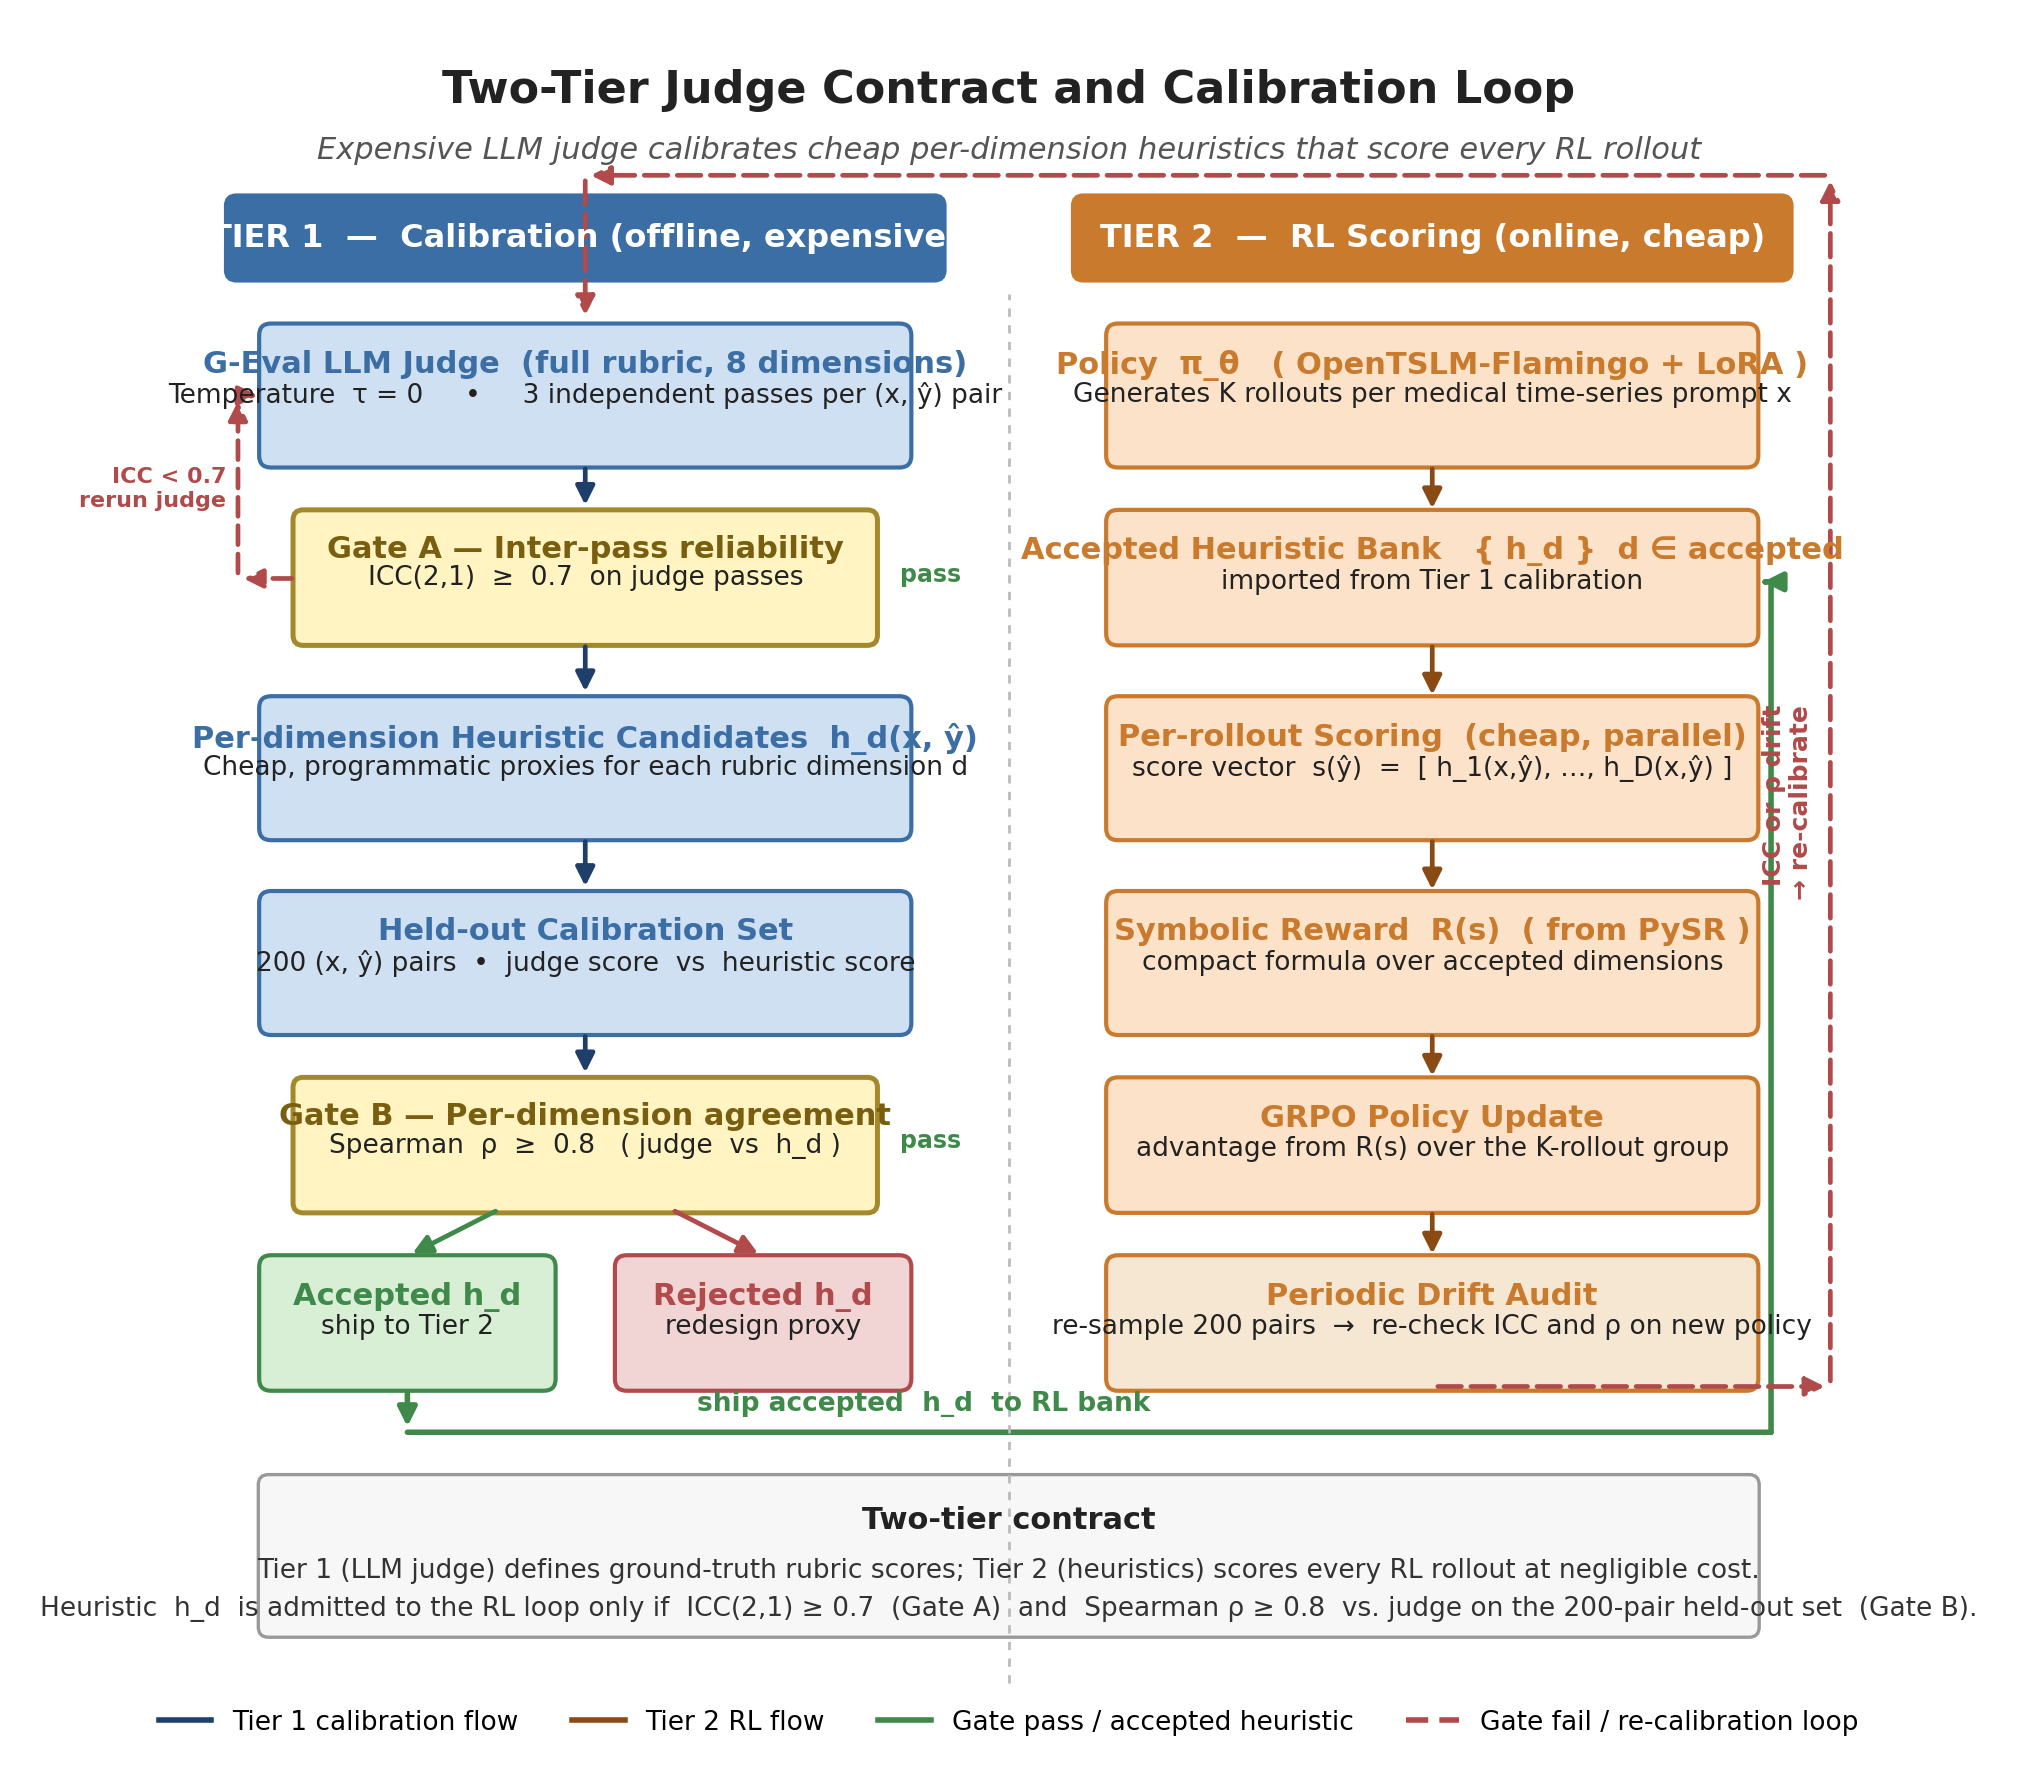

Source code (Python):
"""
fig_003: Two-Tier Judge Contract and Calibration Loop
Shows the calibration relationship between the full G-Eval LLM judge
and the lightweight per-dimension heuristics used during RL.
"""

import matplotlib.pyplot as plt
from matplotlib.patches import FancyBboxPatch, FancyArrowPatch
from matplotlib.lines import Line2D

# ------------------------------------------------------------
# Palette (muted blue / muted orange + neutrals)
# ------------------------------------------------------------
BLUE_FILL = "#cfe0f3"
BLUE_EDGE = "#3b6ea5"
BLUE_DARK = "#1f3f6b"

ORANGE_FILL = "#fbe2c8"
ORANGE_EDGE = "#c97a2c"
ORANGE_DARK = "#8a4a13"

GATE_FILL = "#fff4c2"
GATE_EDGE = "#a4892c"

FAIL_RED = "#b14a4a"
OK_GREEN = "#3f8a4a"
NEUTRAL = "#444444"

# ------------------------------------------------------------
# Figure / axes
# ------------------------------------------------------------
fig, ax = plt.subplots(figsize=(14, 11), dpi=200)
ax.set_xlim(0, 100)
ax.set_ylim(0, 100)
ax.set_aspect("equal")
ax.axis("off")
fig.patch.set_facecolor("white")

# ------------------------------------------------------------
# Title
# ------------------------------------------------------------
ax.text(50, 97,
        "Two-Tier Judge Contract and Calibration Loop",
        ha="center", va="center",
        fontsize=16, fontweight="bold", color="#222222")
ax.text(50, 93.5,
        "Expensive LLM judge calibrates cheap per-dimension heuristics that score every RL rollout",
        ha="center", va="center",
        fontsize=11, color="#555555", style="italic")

# ------------------------------------------------------------
# Column headers
# ------------------------------------------------------------
# Left column: Calibration tier
ax.add_patch(FancyBboxPatch((4, 86), 42, 4.6,
                            boxstyle="round,pad=0.2,rounding_size=0.6",
                            linewidth=1.6, edgecolor=BLUE_EDGE,
                            facecolor=BLUE_EDGE))
ax.text(25, 88.3, "TIER 1  —  Calibration (offline, expensive)",
        ha="center", va="center", fontsize=11.5, fontweight="bold", color="white")

# Right column: RL tier
ax.add_patch(FancyBboxPatch((54, 86), 42, 4.6,
                            boxstyle="round,pad=0.2,rounding_size=0.6",
                            linewidth=1.6, edgecolor=ORANGE_EDGE,
                            facecolor=ORANGE_EDGE))
ax.text(75, 88.3, "TIER 2  —  RL Scoring (online, cheap)",
        ha="center", va="center", fontsize=11.5, fontweight="bold", color="white")

# Column divider
ax.add_line(Line2D([50, 50], [3, 85], linestyle=(0, (3, 3)),
                   color="#bbbbbb", linewidth=1.0))

# ------------------------------------------------------------
# Helper: rounded labelled box
# ------------------------------------------------------------
def box(x, y, w, h, title, body, fill, edge, title_color=None,
        title_size=11, body_size=9.5):
    ax.add_patch(FancyBboxPatch((x, y), w, h,
                                boxstyle="round,pad=0.25,rounding_size=0.7",
                                linewidth=1.5, edgecolor=edge,
                                facecolor=fill))
    ax.text(x + w / 2, y + h - 1.3, title,
            ha="center", va="top",
            fontsize=title_size, fontweight="bold",
            color=title_color or edge)
    ax.text(x + w / 2, y + h - 3.2, body,
            ha="center", va="top",
            fontsize=body_size, color="#222222")

def gate(x, y, w, h, title, body, fill=GATE_FILL, edge=GATE_EDGE):
    ax.add_patch(FancyBboxPatch((x, y), w, h,
                                boxstyle="round,pad=0.25,rounding_size=0.6",
                                linewidth=1.8, edgecolor=edge,
                                facecolor=fill))
    ax.text(x + w / 2, y + h - 1.2, title,
            ha="center", va="top",
            fontsize=11, fontweight="bold", color="#7a5e10")
    ax.text(x + w / 2, y + h - 3.0, body,
            ha="center", va="top",
            fontsize=9.5, color="#222222")

def arrow(x1, y1, x2, y2, color=NEUTRAL, lw=1.7, style="-",
          mut=14):
    ax.add_patch(FancyArrowPatch((x1, y1), (x2, y2),
                                 arrowstyle="-|>",
                                 mutation_scale=mut,
                                 linewidth=lw,
                                 color=color,
                                 linestyle=style,
                                 shrinkA=2, shrinkB=2))

# ============================================================
# LEFT COLUMN — Calibration path
# ============================================================

# 1. G-Eval LLM judge
box(6, 75, 38, 8,
    "G-Eval LLM Judge  (full rubric, 8 dimensions)",
    "Temperature  τ = 0     •     3 independent passes per (x, ŷ) pair",
    BLUE_FILL, BLUE_EDGE)

# 2. ICC(2,1) reliability gate
gate(8, 64.5, 34, 7.5,
     "Gate A — Inter-pass reliability",
     "ICC(2,1)  ≥  0.7  on judge passes")

# 3. Per-dimension heuristic candidates
box(6, 53, 38, 8,
    "Per-dimension Heuristic Candidates  h_d(x, ŷ)",
    "Cheap, programmatic proxies for each rubric dimension d",
    BLUE_FILL, BLUE_EDGE)

# 4. 200-pair held-out evaluation
box(6, 41.5, 38, 8,
    "Held-out Calibration Set",
    "200 (x, ŷ) pairs  •  judge score  vs  heuristic score",
    BLUE_FILL, BLUE_EDGE)

# 5. Spearman acceptance gate
gate(8, 31, 34, 7.5,
     "Gate B — Per-dimension agreement",
     "Spearman  ρ  ≥  0.8   ( judge  vs  h_d )")

# 6. Acceptance / rejection split
box(6, 20.5, 17, 7.5,
    "Accepted h_d",
    "ship to Tier 2",
    "#d8efd5", OK_GREEN, title_color=OK_GREEN)

box(27, 20.5, 17, 7.5,
    "Rejected h_d",
    "redesign proxy",
    "#f1d4d4", FAIL_RED, title_color=FAIL_RED)

# ============================================================
# RIGHT COLUMN — RL scoring path
# ============================================================

# A. GRPO rollout source
box(56, 75, 38, 8,
    "Policy  π_θ   ( OpenTSLM-Flamingo + LoRA )",
    "Generates K rollouts per medical time-series prompt x",
    ORANGE_FILL, ORANGE_EDGE)

# B. Accepted heuristic bank
box(56, 64.5, 38, 7.5,
    "Accepted Heuristic Bank   { h_d }  d ∈ accepted",
    "imported from Tier 1 calibration",
    ORANGE_FILL, ORANGE_EDGE)

# C. Per-dimension scoring on every rollout
box(56, 53, 38, 8,
    "Per-rollout Scoring  (cheap, parallel)",
    "score vector  s(ŷ)  =  [ h_1(x,ŷ), …, h_D(x,ŷ) ]",
    ORANGE_FILL, ORANGE_EDGE)

# D. Symbolic reward formula
box(56, 41.5, 38, 8,
    "Symbolic Reward  R(s)  ( from PySR )",
    "compact formula over accepted dimensions",
    ORANGE_FILL, ORANGE_EDGE)

# E. GRPO update
box(56, 31, 38, 7.5,
    "GRPO Policy Update",
    "advantage from R(s) over the K-rollout group",
    ORANGE_FILL, ORANGE_EDGE)

# F. Periodic drift audit
box(56, 20.5, 38, 7.5,
    "Periodic Drift Audit",
    "re-sample 200 pairs  →  re-check ICC and ρ on new policy",
    "#f6e7d3", ORANGE_EDGE)

# ============================================================
# ARROWS — Calibration column (top → bottom)
# ============================================================
arrow(25, 75, 25, 72.2, color=BLUE_DARK)         # judge → ICC gate
arrow(25, 64.5, 25, 61.2, color=BLUE_DARK)       # ICC pass → heuristics
arrow(25, 53, 25, 49.7, color=BLUE_DARK)         # heuristics → held-out eval
arrow(25, 41.5, 25, 38.7, color=BLUE_DARK)       # held-out → Spearman gate

# Spearman → accept / reject split
arrow(20, 31, 14.5, 28.2, color=OK_GREEN)        # accept branch
arrow(30, 31, 35.5, 28.2, color=FAIL_RED)        # reject branch

# Gate annotations (PASS / FAIL labels)
ax.text(43.6, 68.4, "pass", fontsize=8.5, color=OK_GREEN,
        fontweight="bold", ha="left", va="center")
ax.text(43.6, 35,   "pass", fontsize=8.5, color=OK_GREEN,
        fontweight="bold", ha="left", va="center")

# ICC fail → back to judge (re-score with new pass set)
arrow(8, 68.2, 4.5, 68.2, color=FAIL_RED, style=(0, (4, 2)))
arrow(4.5, 68.2, 4.5, 79, color=FAIL_RED, style=(0, (4, 2)))
arrow(4.5, 79, 6, 79, color=FAIL_RED, style=(0, (4, 2)))
ax.text(3.8, 73.5, "ICC < 0.7\nrerun judge",
        fontsize=8, color=FAIL_RED, ha="right", va="center",
        fontweight="bold")

# ============================================================
# ARROWS — RL column (top → bottom)
# ============================================================
arrow(75, 75, 75, 72.0, color=ORANGE_DARK)       # policy → heuristic bank (apply)
arrow(75, 64.5, 75, 61.0, color=ORANGE_DARK)     # bank → scoring
arrow(75, 53, 75, 49.5, color=ORANGE_DARK)       # scoring → symbolic reward
arrow(75, 41.5, 75, 38.5, color=ORANGE_DARK)     # reward → GRPO
arrow(75, 31, 75, 28.0, color=ORANGE_DARK)       # GRPO → drift audit

# ============================================================
# CROSS-COLUMN ARROWS  (Tier 1 ↔ Tier 2)
# ============================================================
# Accepted heuristics ship from left to right.
# Route under all boxes, then up the OUTSIDE RIGHT edge so the line
# never crosses a column box.
arrow(14.5, 20.5, 14.5, 17.8, color=OK_GREEN, lw=2.0, mut=14)
ax.add_patch(FancyArrowPatch((14.5, 17.8), (95, 17.8),
                             arrowstyle="-",
                             linewidth=2.0,
                             color=OK_GREEN,
                             shrinkA=0, shrinkB=0))
ax.text(45, 18.7, "ship accepted  h_d  to RL bank",
        fontsize=9.5, color=OK_GREEN, fontweight="bold",
        ha="center", va="bottom")
ax.add_patch(FancyArrowPatch((95, 17.8), (95, 68),
                             arrowstyle="-",
                             linewidth=2.0,
                             color=OK_GREEN,
                             shrinkA=0, shrinkB=0))
arrow(95, 68, 94.2, 68, color=OK_GREEN, lw=2.0, mut=14)

# Drift audit triggers re-calibration → back into Tier 1
# Route along the far right edge so it does not collide with any column box
arrow(75, 20.5, 98.5, 20.5, color=FAIL_RED, lw=1.7,
      style=(0, (5, 2)))
arrow(98.5, 20.5, 98.5, 92, color=FAIL_RED, lw=1.7,
      style=(0, (5, 2)))
# Drop into the calibration column at the top, just above the LLM judge
arrow(98.5, 92, 25, 92, color=FAIL_RED, lw=1.7,
      style=(0, (5, 2)))
arrow(25, 92, 25, 83.4, color=FAIL_RED, lw=1.7,
      style=(0, (5, 2)))
ax.text(97.5, 55, "ICC or ρ drift\n→ re-calibrate",
        fontsize=9, color=FAIL_RED, fontweight="bold",
        ha="right", va="center", rotation=90)

# ============================================================
# Bottom note: thresholds summary
# ============================================================
ax.add_patch(FancyBboxPatch((6, 6), 88, 9,
                            boxstyle="round,pad=0.3,rounding_size=0.6",
                            linewidth=1.2, edgecolor="#999999",
                            facecolor="#f7f7f7"))
ax.text(50, 12.6, "Two-tier contract",
        ha="center", va="center",
        fontsize=11, fontweight="bold", color="#222222")
ax.text(50, 9.6,
        "Tier 1 (LLM judge) defines ground-truth rubric scores; Tier 2 (heuristics) "
        "scores every RL rollout at negligible cost.",
        ha="center", va="center", fontsize=9.5, color="#333333")
ax.text(50, 7.4,
        "Heuristic  h_d  is admitted to the RL loop only if  ICC(2,1) ≥ 0.7  (Gate A)  "
        "and  Spearman ρ ≥ 0.8  vs. judge on the 200-pair held-out set  (Gate B).",
        ha="center", va="center", fontsize=9.5, color="#333333")

# ============================================================
# Legend
# ============================================================
legend_handles = [
    Line2D([0], [0], color=BLUE_DARK, lw=2.0, label="Tier 1 calibration flow"),
    Line2D([0], [0], color=ORANGE_DARK, lw=2.0, label="Tier 2 RL flow"),
    Line2D([0], [0], color=OK_GREEN, lw=2.0,
           label="Gate pass / accepted heuristic"),
    Line2D([0], [0], color=FAIL_RED, lw=2.0, linestyle=(0, (4, 2)),
           label="Gate fail / re-calibration loop"),
]
leg = ax.legend(handles=legend_handles, loc="lower center",
                bbox_to_anchor=(0.5, -0.015),
                ncol=4, frameon=False, fontsize=9.5)

# ------------------------------------------------------------
# Save
# ------------------------------------------------------------
out_path = ("/home/wangni/notion-figures/"
            "autoreward-symbolic-regression-for-adaptive-reward-discovery/"
            "fig_003.png")
plt.savefig(out_path, dpi=200, bbox_inches="tight",
            facecolor="white", pad_inches=0.2)
plt.close(fig)
print(f"Saved: {out_path}")
